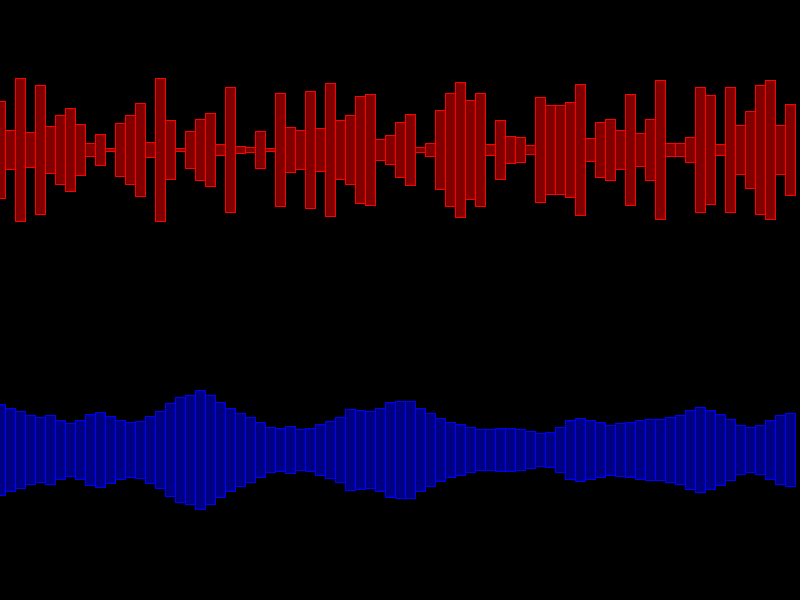
Frame 1 (no input)
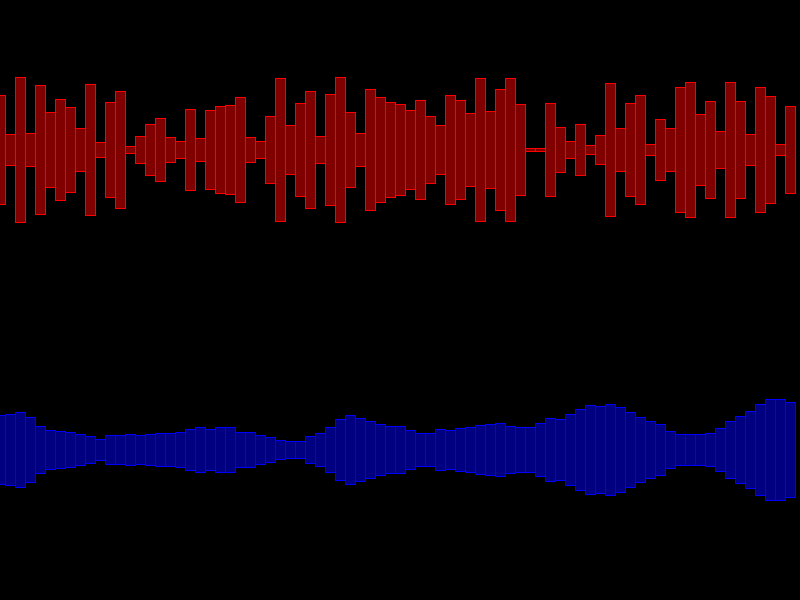
Frame 2 (the mouse pressed at the canvas centre, redrawn once)

The Processing sketch that drew these frames (run headless with seeded random() and noise(); the mouse was pressed at the canvas centre and the sketch redrawn once):

// Processing sketch: sketch_01_random_noise
// ── sketch_01_random_noise.pde
float noise_param = 0;
float noise_step = 0.1;

void setup(){
 size(800,600);
 
 noLoop();
 rectMode(CENTER);
  
}

// random() と noise() について
// random()関数もnoise()関数も結果が予測できないという意味では同じです。
// ramdom()関数はパラメータの範囲における乱数を返します。
// random(0,1)の結果は0〜1の範囲の乱数です。
// noise()関数のパラメータには実行ごとに一定に変化する数値を与えます。
// 変化しない定数を与えると常に同じ結果が返るので意味がありません。noise(5)の結果は毎回おなじになります。
// このサンプルでは、変化する数値をnoise_param、一定に変化する量をnoise_stepとしています。
// noise()関数は変化量（noise_step）が小さいほど、連続的な結果を返します。大きければ不連続になります。
// noise()関数の結果はパラメータによらず常に0〜1の範囲になります。
// 山の稜線の形状や、水面のある位置の高さの変化など、自然界における自然なノイズは連続的なものです。
// noise()関数を使うことで予測不可能でありながら連続的な変化を生み出す事ができます。
// noise()関数は、Ken Perlin（ケン・パーリン）が開発したPerlin Noiseというアルゴリズムを使っています。
// CGに自然な外観を与えるために非常によく利用されています。


void draw(){
  background(0);
  
  for(int i=0; i<width; i+=10){
    
    stroke(255,0,0);
    fill(255,0,0,128);
    float h1 = random(0,150);
    rect(i, height/4 ,10, h1);
    
    
    stroke(0,0,255);
    fill(0,0,255,128);
    float h2 = noise(noise_param)*150;
    rect(i, height*3/4 ,10, h2);
    noise_param += noise_step;
    
  }
  
}
